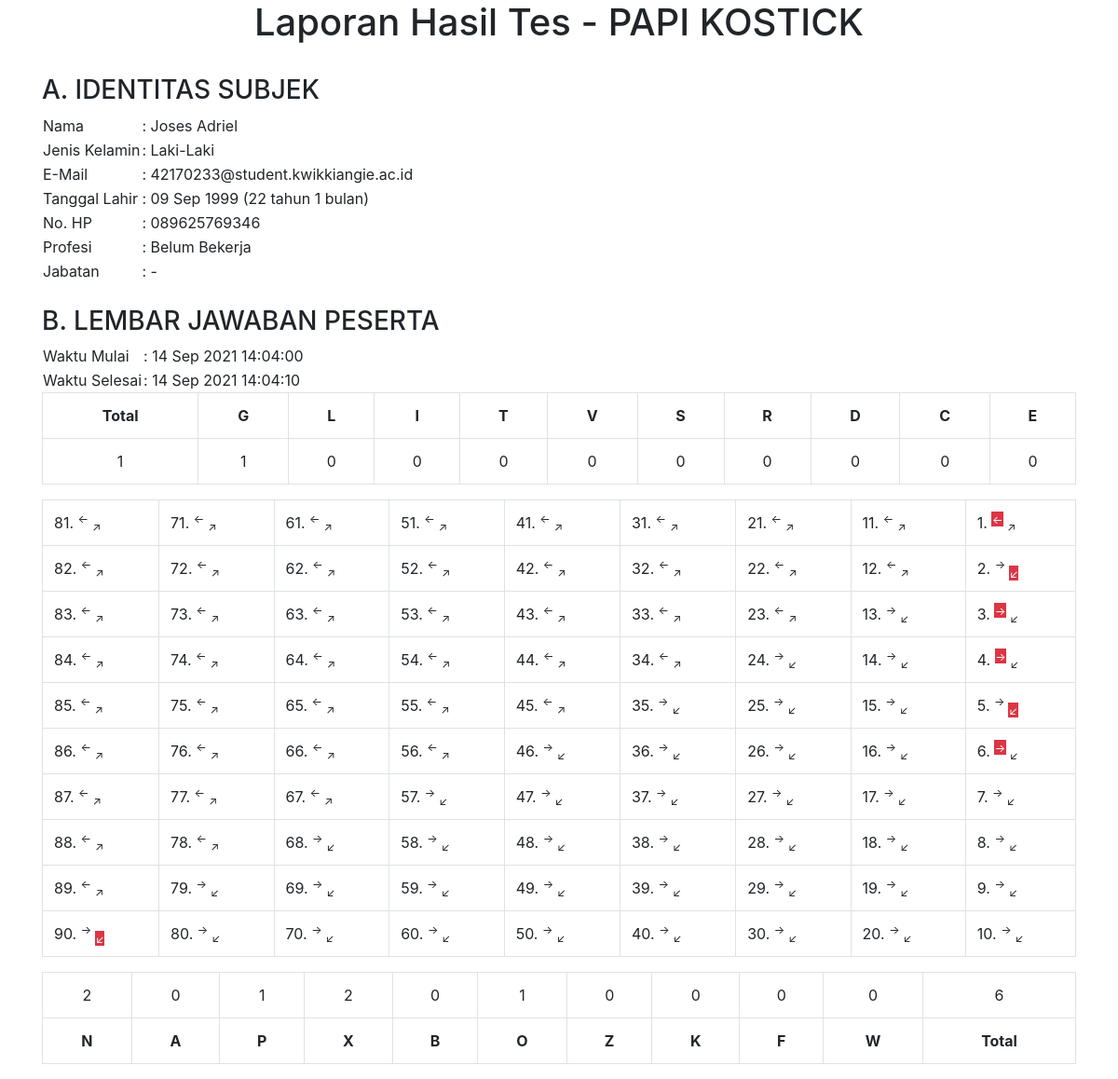
The page /admin/laporan-papi.php?id=1 on the database its author committed.
### tables this page shows
CREATE TABLE `tbl_user` (
  `id_user` int(11) NOT NULL,
  `nama` varchar(25) NOT NULL,
  `email` varchar(40) NOT NULL,
  `noHp` varchar(14) NOT NULL,
  `password` varchar(35) NOT NULL,
  `acara` int(11) NOT NULL,
  `keperluan` enum('Individu','Perusahaan') NOT NULL,
  `perusahaan` varchar(75) NOT NULL,
  `gender` enum('Laki-Laki','Perempuan') NOT NULL,
  `profesi` enum('Entrepreneur','Karyawan','Guru','Belum Bekerja') NOT NULL,
  `jabatan` varchar(15) NOT NULL DEFAULT '-',
  `pendidikan_terakhir` enum('SD','SMP','SMA','S1','S2','S3') NOT NULL,
  `tgl_lahir` date NOT NULL,
  `tgl_daftar` datetime NOT NULL DEFAULT current_timestamp(),
  `status` enum('Belum Aktif','Aktif') NOT NULL DEFAULT 'Belum Aktif'
);

### admin/laporan-papi.php (the view, shortened to what this page needs)
<?php
include("../koneksi.php");
?>
<!DOCTYPE html>
<html lang="en">
<head>
    <link rel="stylesheet" href="https://maxcdn.bootstrapcdn.com/bootstrap/4.0.0/css/bootstrap.min.css">
</head>
<body>
    <?php
    if (isset($_GET['id'])) {
        $getUser = mysqli_query($db, "SELECT * FROM `tbl_user` WHERE id_user = '$_GET[id]'");
        if (mysqli_num_rows($getUser) > 0) {
            $user = mysqli_fetch_array($getUser);
            $bday = new DateTime($user['tgl_lahir']);
            $today = new Datetime(date('Y-m-d'));
            $diff = $today->diff($bday);
            $result = array();
            $getSoal = mysqli_query($db, "SELECT * FROM `soal_papi`");
            $i = 1;
            while ($soal = mysqli_fetch_array($getSoal)) {
                $result[$i] = array(
                    'id_soal' => $soal['id_papi'],
                    'pernyataan1' => $soal['pernyataan1'],
                    'var1' => $soal['var1'],
                    'pernyataan2' => $soal['pernyataan2'],
                    'var2' => $soal['var2'],
                    'jawabanDipilih' => "",
                    'G' => 0,
                    'L' => 0,
                    'I' => 0,
                    'T' => 0,
                    'V' => 0,
                    'S' => 0,
                    'R' => 0,
                    'D' => 0,
                    'C' => 0,
                    'E' => 0,
                    'N' => 0,
                    'A' => 0,
                    'P' => 0,
                    'X' => 0,
                    'B' => 0,
                    'O' => 0,
                    'Z' => 0,
                    'K' => 0,
                    'F' => 0,
                    'W' => 0
                );
                $i++;
            }
            $getJawaban = mysqli_query($db, "SELECT jawaban_papi.id_user, soal_papi.id_papi, jawaban_papi.jawaban, IF(jawaban_papi.jawaban = 'A', soal_papi.var1, IF(jawaban_papi.jawaban = 'B', soal_papi.var2, NULL)) var FROM `jawaban_papi` LEFT JOIN `soal_papi` ON soal_papi.id_papi = jawaban_papi.id_soal WHERE jawaban_papi.id_user = '$_GET[id]' ORDER BY jawaban_papi.added_at ASC");
            if (mysqli_num_rows($getJawaban) > 0) {
                while ($hasil = mysqli_fetch_array($getJawaban)) {
                    for ($i = 1; $i <= count($result); $i++) {
                        if ($result[$i]['id_soal'] == $hasil['id_papi']) {
                            $result[$i]['jawabanDipilih'] = $hasil['jawaban'];
                            if ($hasil['var'] == "G") $result[$i]['G'] = 1;
                            else if ($hasil['var'] == "L") $result[$i]['L'] = 1;
                            else if ($hasil['var'] == "I") $result[$i]['I'] = 1;
                            else if ($hasil['var'] == "T") $result[$i]['T'] = 1;
                            else if ($hasil['var'] == "V") $result[$i]['V'] = 1;
                            else if ($hasil['var'] == "S") $result[$i]['S'] = 1;
                            else if ($hasil['var'] == "R") $result[$i]['R'] = 1;
                            else if ($hasil['var'] == "D") $result[$i]['D'] = 1;
                            else if ($hasil['var'] == "C") $result[$i]['C'] = 1;
                            else if ($hasil['var'] == "E") $result[$i]['E'] = 1;
                            else if ($hasil['var'] == "N") $result[$i]['N'] = 1;
                            else if ($hasil['var'] == "A") $result[$i]['A'] = 1;
                            else if ($hasil['var'] == "P") $result[$i]['P'] = 1;
                            else if ($hasil['var'] == "X") $result[$i]['X'] = 1;
                            else if ($hasil['var'] == "B") $result[$i]['B'] = 1;
                            else if ($hasil['var'] == "O") $result[$i]['O'] = 1;
                            else if ($hasil['var'] == "Z") $result[$i]['Z'] = 1;
                            else if ($hasil['var'] == "K") $result[$i]['K'] = 1;
                            else if ($hasil['var'] == "F") $result[$i]['F'] = 1;
                            else if ($hasil['var'] == "W") $result[$i]['W'] = 1;
                        }
                    }
                }
            }
        }
    }
    ?>
    <div class="container">
        <center>
            <h1>Laporan Hasil Tes - PAPI KOSTICK</h1>
        </center>
        <br />
        <h3>A. IDENTITAS SUBJEK</h3>
        <table border="0">
            <tr>
                <td>Nama</td>
                <td>: <?= $user['nama'] ?></td>
            </tr>
            <tr>
                <td>Jenis Kelamin</td>
                <td>: <?= $user['gender'] ?></td>
            </tr>
            <tr>
                <td>E-Mail</td>
                <td>: <?= $user['email'] ?></td>
            </tr>
            <tr>
                <td>Tanggal Lahir</td>
                <td>: <?= date("d M Y", strtotime($user['tgl_lahir'])) . " (" . $diff->y . " tahun " . $diff->m . " bulan" . ")" ?></td>
            </tr>
            <tr>
                <td>No. HP</td>
                <td>: <?= $user['noHp'] ?></td>
            </tr>
            <tr>
                <td>Profesi</td>
                <td>: <?= $user['profesi'] ?></td>
            </tr>
            <tr>
                <td>Jabatan</td>
                <td>: <?= $user['jabatan'] ?></td>
            </tr>
        </table><br />
        <h3>B. LEMBAR JAWABAN PESERTA</h3>
        <?php
        $getWaktu = mysqli_query($db, "SELECT MIN(added_at) mulai, MAX(added_at) selesai FROM `jawaban_papi` WHERE id_user = '$_GET[id]'");
        $waktu = mysqli_fetch_array($getWaktu);
        $G = 0;
        $L = 0;
        $I = 0;
        $T = 0;
        $V = 0;
        $S = 0;
        $R = 0;
        $D = 0;
        $C = 0;
        $E = 0;
        $N = 0;
        $A = 0;
        $P = 0;
        $X = 0;
        $B = 0;
        $O = 0;
        $Z = 0;
        $K = 0;
        $F = 0;
        $W = 0;
        for ($i = 1; $i <= 90; $i++) {
            if ($result[$i]['G'] == 1) $G++;
            if ($result[$i]['N'] == 1) $N++;
            if ($result[$i]['P'] == 1) $P++;
            if ($result[$i]['X'] == 1) $X++;
            if ($result[$i]['O'] == 1) $O++;
        }
        $total1 = $G + $L + $I + $T + $V + $S + $R + $D + $C + $E;
        $total2 = $N + $A + $P + $X + $B + $O + $Z + $K + $F + $W;
        ?>
        <table border="0">
            <tr>
                <td>Waktu Mulai</td>
                <td>: <?= date("d M Y H:i:s", strtotime($waktu['mulai'])) ?></td>
            </tr>
            <tr>
                <td>Waktu Selesai</td>
                <td>: <?= date("d M Y H:i:s", strtotime($waktu['selesai'])) ?></td>
            </tr>
        </table>
        <table class="table table-bordered text-center">
            <tr>
                <td><b>Total</b></td>
                <td><b>G</b></td>
                <td><b>L</b></td>
                <td><b>I</b></td>
                <td><b>T</b></td>
                <td><b>V</b></td>
                <td><b>S</b></td>
                <td><b>R</b></td>
                <td><b>D</b></td>
                <td><b>C</b></td>
                <td><b>E</b></td>
            </tr>
            <tr>
                <td><?= $total1 ?></td>
                <td><?= $G ?></td>
                <td><?= $L ?></td>
                <td><?= $I ?></td>
                <td><?= $T ?></td>
                <td><?= $V ?></td>
                <td><?= $S ?></td>
                <td><?= $R ?></td>
                <td><?= $D ?></td>
                <td><?= $C ?></td>
                <td><?= $E ?></td>
            </tr>
        </table>
        <table class="table table-bordered">
            <?php
            $nomorAwal = 81;
            for ($i = 1; $i <= 10; $i++) {
                echo "<tr>";
                for ($j = 0; $j < 90; $j += 10) {
            ?>
                    <td><?= $result[($nomorAwal - $j)]['id_soal'] . ". " ?>
                        <?php
                        if ($result[($nomorAwal - $j)]['var1'] == "G" || $result[($nomorAwal - $j)]['var1'] == "L" || $result[($nomorAwal - $j)]['var1'] == "I" || $result[($nomorAwal - $j)]['var1'] == "T" || $result[($nomorAwal - $j)]['var1'] == "V" || $result[($nomorAwal - $j)]['var1'] == "S" || $result[($nomorAwal - $j)]['var1'] == "R" || $result[($nomorAwal - $j)]['var1'] == "D" || $result[($nomorAwal - $j)]['var1'] == "C" || $result[($nomorAwal - $j)]['var1'] == "E") {
                            if ($result[($nomorAwal - $j)]['jawabanDipilih'] == "A") echo "<sup class='bg-danger text-white mr-1' style='padding:0.5px'>&larr;</sup><sub>&nearr;</sub>";
                            else if ($result[($nomorAwal - $j)]['jawabanDipilih'] == "B") echo "<sup>&larr;</sup><sub class='bg-danger text-white ml-1' style='padding:0.5px'>&nearr;</sub>";
                            else echo "<sup class='mr-1'>&larr;</sup><sub>&nearr;</sub>";
                        } else {
                            if ($result[($nomorAwal - $j)]['jawabanDipilih'] == "A") echo "<sup class='bg-danger text-white mr-1' style='padding:0.5px'>&rarr;</sup><sub>&swarr;</sub>";
                            else if ($result[($nomorAwal - $j)]['jawabanDipilih'] == "B") echo "<sup>&rarr;</sup><sub class='bg-danger text-white ml-1' style='padding:0.5px'>&swarr;</sub>";
                            else echo "<sup class='mr-1'>&rarr;</sup><sub>&swarr;</sub>";
                        }
                        ?>
                    </td>
            <?php
                }
                echo "</tr>";
                $nomorAwal++;
            }
            ?>
        </table>
        <table class="table table-bordered text-center">
            <tr>
                <td><?= $N ?></td>
                <td><?= $A ?></td>
                <td><?= $P ?></td>
                <td><?= $X ?></td>
                <td><?= $B ?></td>
                <td><?= $O ?></td>
                <td><?= $Z ?></td>
                <td><?= $K ?></td>
                <td><?= $F ?></td>
                <td><?= $W ?></td>
                <td><?= $total2 ?></td>
            </tr>
            <tr>
                <td><b>N</b></td>
                <td><b>A</b></td>
                <td><b>P</b></td>
                <td><b>X</b></td>
                <td><b>B</b></td>
                <td><b>O</b></td>
                <td><b>Z</b></td>
                <td><b>K</b></td>
                <td><b>F</b></td>
                <td><b>W</b></td>
                <td><b>Total</b></td>
            </tr>
        </table>
    </div>
</body>
</html>

### rows shown on the page
tbl_user: nama "Joses Adriel", gender "Laki-Laki", email "42170233@student.kwikkiangie.ac.id", tgl_lahir "09 Sep 1999", tgl_lahir "22", tgl_lahir "1", noHp "089625769346", profesi "Belum Bekerja", jabatan "-"

### other values the page prints
date("d M Y H:i:s", strtotime($waktu['mulai'])) "14 Sep 2021 14:04:00"
date("d M Y H:i:s", strtotime($waktu['selesai'])) "14 Sep 2021 14:04:10"
$total1 "1"
$G "1"
$L "0"
$I "0"
$T "0"
$V "0"
$S "0"
$R "0"
$D "0"
$C "0"
$E "0"
$result[($nomorAwal - $j)]['id_soal'] "81"
$result[($nomorAwal - $j)]['id_soal'] "71"
